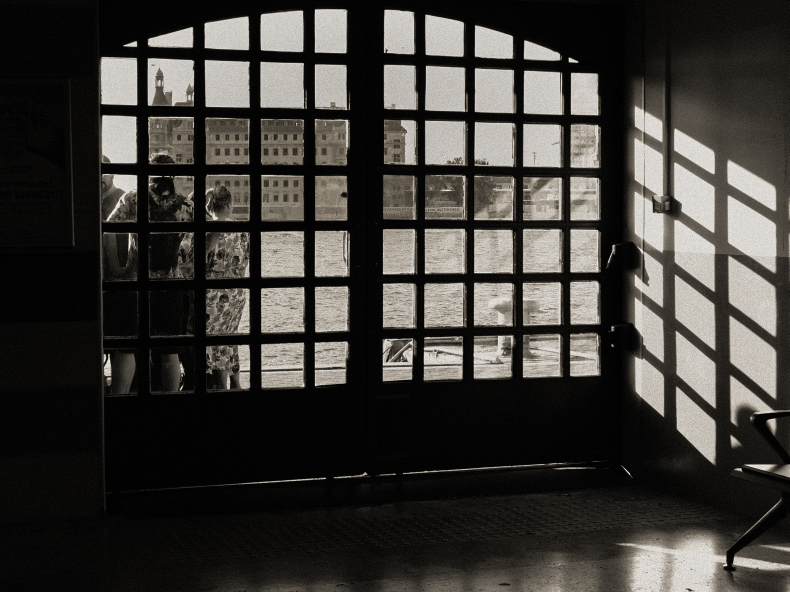
#> input picture images/monochrom/foto01.JPG, 1579 x 1184 px (shown at 1/2 size); its folder holds only this picture in this run
$ python galeriyi_guncelle.py
#> lines starting #> are read from the running program, lines starting #| are printed output that depends on the picture
### web_fotograflari.py
# -*- coding: utf-8 -*-
"""Web kopyaları ve sayfa metaverisi. Python 3.9 + Pillow; sunucu gerektirmez."""
import hashlib
import html
import io
import json
import os
import re
from pathlib import Path
from urllib.parse import quote, unquote, urlparse
from xml.sax.saxutils import escape
from PIL import Image, ImageCms, ImageOps

SITE_URL = "https://selimbaltaci.github.io/"
SERILER = ["monochrom", "yanilsamalar", "secilmis-kareler", "yeni-kareler"]
UZANTILAR = {".jpg", ".jpeg", ".png", ".webp", ".gif"}
ALBUM_ADLARI = ["Monochrom", "Yanılsamalar", "Seçilmiş Kareler", "Yeni Kareler"]


def json_oku(path, default):
    if path.exists():
        return json.loads(path.read_text(encoding="utf-8"))
#> (reads foto-web.json from the repository)
    return default


# [5 lines left out: function guvenli_yol, not called in this run]


def dosya_kodu(relative):
    return hashlib.sha256(relative.encode("utf-8")).hexdigest()[:18]


def sirali_fotograflar(root, folder):
    """Yeni dosyalar önce; mevcut sıralama sıkıştırma/kopyalama ile değişmez."""
    base = root / "images" / folder
    if not base.is_dir():
        return []
    files = {p.relative_to(root).as_posix(): p for p in base.rglob("*")
             if p.is_file() and p.suffix.lower() in UZANTILAR
             and not any(part.startswith(".") for part in p.relative_to(base).parts)
             and not any(part in {"web", "site-media", "thumbs", "thumbnails"}
                         for part in p.relative_to(base).parts[:-1])}
    saved = json_oku(root / "foto-sirasi.json", {})
    old = [src for src in saved.get(folder, []) if src in files]
    new = sorted((src for src in files if src not in old),
                 key=lambda src: (-files[src].stat().st_mtime, src))
    return [(src, str(files[src])) for src in new + old]


def rgb_kopya(path):
    with Image.open(path) as original:
#> original is the input picture: PIL image 1579x1184 RGB; mean R, G, B 60.9, 58.6, 54.8
        image = ImageOps.exif_transpose(original)
        profile = image.info.get("icc_profile")
        if profile:
            try:
                image = ImageCms.profileToProfile(image,
                    ImageCms.ImageCmsProfile(io.BytesIO(profile)),
                    ImageCms.createProfile("sRGB"), outputMode="RGB")
            except (ImageCms.PyCMSError, OSError, ValueError):
                image = image.convert("RGB")
        if image.mode != "RGB":
            image = image.convert("RGB")
        return image.copy()


def kaydet(image, target, edge, quality=82):
    resized = image.copy()
    resized.thumbnail((edge, edge), Image.Resampling.LANCZOS)
    target.parent.mkdir(parents=True, exist_ok=True)
    resized.save(target, "JPEG", quality=quality, optimize=True, progressive=True,
                 icc_profile=ImageCms.ImageCmsProfile(ImageCms.createProfile("sRGB")).tobytes())
    return {"src": target.name, "width": resized.width, "height": resized.height,
            "bytes": target.stat().st_size}


def hazirla(root, archive=True):
    """Asılların yedeği site DIŞINDA; site içindeki dosyalar en fazla 2048px."""
    root = Path(root)
    cache = json_oku(root / "foto-web.json", {})
    sources = [p for p in (root / "images").rglob("*") if p.is_file()
               and p.suffix.lower() in UZANTILAR
               and not any(part.startswith(".") or part in {"web", "site-media", "thumbs", "thumbnails"}
                           for part in p.relative_to(root / "images").parts[:-1])
               and not p.name.startswith(".") and p.name != "simge.png"]
    result = {}
    for source in sources:
        src = source.relative_to(root).as_posix()
        digest = hashlib.sha256(source.read_bytes()).hexdigest()
        old = cache.get(src)
        if old and old.get("sha256") == digest and all(
                (root / item["src"]).exists() for item in old["variants"].values()):
            if source.suffix.lower() in {".jpg", ".jpeg"}:
                old["variants"]["full"]["src"] = src
                old["variants"]["full"]["bytes"] = source.stat().st_size
            result[src] = old
            continue
        image = rgb_kopya(source)
        # JPEG sources keep their filename and modification time; originals are never placed in the package.
        if source.suffix.lower() in {".jpg", ".jpeg"}:
            data = io.BytesIO()
            full = image.copy()
            full.thumbnail((2048, 2048), Image.Resampling.LANCZOS)
            full.save(data, "JPEG", quality=84, optimize=True, progressive=True,
                      icc_profile=ImageCms.ImageCmsProfile(ImageCms.createProfile("sRGB")).tobytes())
            if len(data.getvalue()) < source.stat().st_size or max(image.size) > 2048:
                stat = source.stat()
                if archive:
                    backup = root.parent / "Selim-Fotograf-Asillari" / src
                    backup.parent.mkdir(parents=True, exist_ok=True)
                    if backup.exists() and backup.read_bytes() != source.read_bytes():
                        backup = backup.with_name(backup.stem + "-" + digest[:10] + backup.suffix)
                    if not backup.exists():
                        backup.write_bytes(source.read_bytes())
                source.write_bytes(data.getvalue())
                os.utime(source, (stat.st_atime, stat.st_mtime))
                image = full
        variants = {}
        for name, edge, quality in [("small", 480, 80), ("thumb", 960, 82),
                                    ("cover", 1600, 85), ("share", 1200, 82),
                                    ("full", 2048, 84)]:
            if name == "full" and source.suffix.lower() in {".jpg", ".jpeg"}:
                variants[name] = {"src": src, "width": image.width, "height": image.height,
                                  "bytes": source.stat().st_size}
                continue
            path = root / "site-media" / (dosya_kodu(src) + "-" + name + ".jpg")
            item = kaydet(image, path, edge, quality)
            item["src"] = path.relative_to(root).as_posix()
            variants[name] = item
#> this loop made 5 passes
#> pass 1, in kaydet, `resized.save(target, "JPEG", quality=quality, optimize=True, progressi..`:
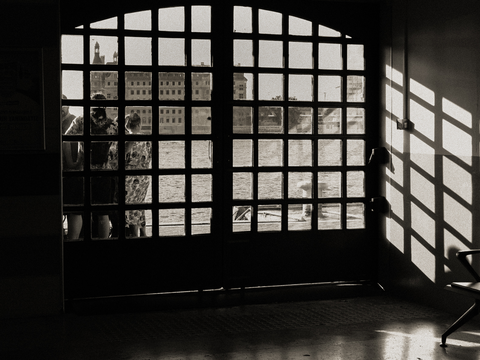
#> saved as d46fc8f0e683ad49c4-small.jpg: PIL image 480x360 RGB; mean R, G, B 61, 58.7, 54.9
#> pass 2, in kaydet (call 2), `resized.save(target, "JPEG", quality=quality, optimize=True, progressi..`:
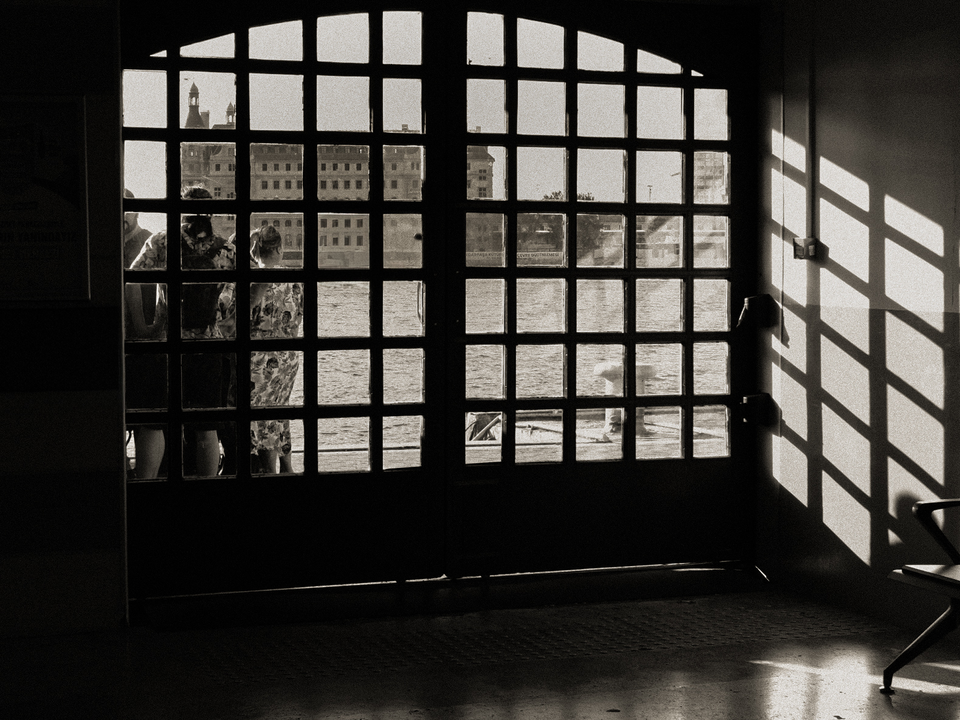
#> saved as d46fc8f0e683ad49c4-thumb.jpg: PIL image 960x720 RGB; mean R, G, B 60.9, 58.6, 54.8
#> after the loop, variants = 5 items
#> (the rest of the program and of its run is left out)
